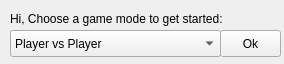
<?xml version="1.0" encoding="UTF-8"?>
<ui version="4.0">
 <class>game_mode</class>
 <widget class="QWidget" name="game_mode">
  <property name="geometry">
   <rect>
    <x>0</x>
    <y>0</y>
    <width>284</width>
    <height>64</height>
   </rect>
  </property>
  <property name="windowTitle">
   <string>Form</string>
  </property>
  <widget class="QPushButton" name="btn_ok">
   <property name="geometry">
    <rect>
     <x>220</x>
     <y>30</y>
     <width>61</width>
     <height>27</height>
    </rect>
   </property>
   <property name="text">
    <string>Ok</string>
   </property>
  </widget>
  <widget class="QComboBox" name="comboBox_mode">
   <property name="geometry">
    <rect>
     <x>10</x>
     <y>30</y>
     <width>211</width>
     <height>27</height>
    </rect>
   </property>
   <item>
    <property name="text">
     <string>Player vs Player</string>
    </property>
   </item>
   <item>
    <property name="text">
     <string>Player vs Computer</string>
    </property>
   </item>
   <item>
    <property name="text">
     <string>Computer vs Computer</string>
    </property>
   </item>
  </widget>
  <widget class="QLabel" name="label">
   <property name="geometry">
    <rect>
     <x>10</x>
     <y>10</y>
     <width>271</width>
     <height>17</height>
    </rect>
   </property>
   <property name="text">
    <string>Hi, Choose a game mode to get started:</string>
   </property>
  </widget>
 </widget>
 <resources/>
 <connections/>
</ui>
